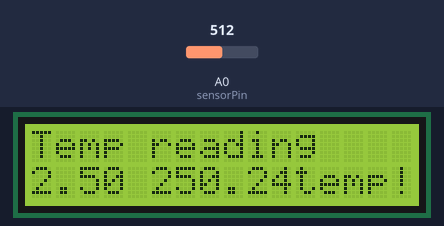
Recording of a sketch running on a simulated Arduino Uno, built with avr-gcc and run on an emulated ATmega328P. Shown: 16×2 character LCD. The inputs (shaded band) are chosen by the test bench; at power-on: A0 (sensorPin) = 512.

Above: at 1.2 s.
1.3 s: A0 (sensorPin) set to 716
At 3.7 s:
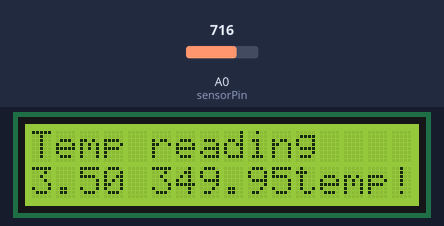
4.2 s: A0 (sensorPin) set to 900
At 5.8 s:
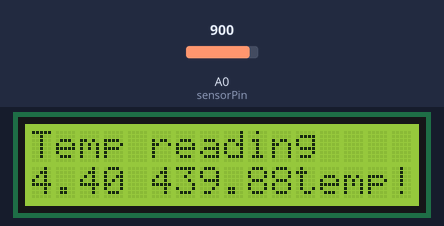
6.9 s: A0 (sensorPin) set to 1023
At 9.1 s:
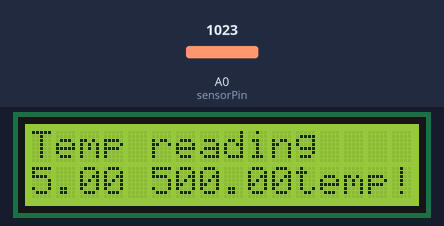
Timing chart, 0 to 10.6 s (numbered marks = the images above; inputs shaded):
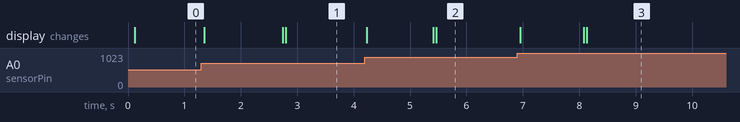

The sketch:

sketch_jan9a.ino
```cpp
#include <LiquidCrystal.h>


const int rs = 12, en = 11, d4 = 5, d5 = 4, d6 = 3, d7 = 2;
LiquidCrystal lcd(rs, en, d4, d5, d6, d7);
int sensorPin = A0;    // input pin for the potentiometer
int sensorValue = 0;
float Voltage=0;      // variable used to calculate the tempreture
float Tempreture=0;      // variable used to calculate the tempreture
volatile bool Dt_tX = false;
 int count = 0;

void setup() {
  // set up the LCD's number of columns and rows:
  lcd.begin(16, 2);
  // Print a message to the LCD.
  lcd.print("Temp reading");
  Serial.begin(115200);
}
void on_data_received(char analogRead(char data)) {
  // Set the internal signal high
  Dt_tX = true;
}

void loop() {

// read the value from the sensor:
  sensorValue = analogRead(sensorPin);  // reading analog
  Voltage = sensorValue * 5.0 / 1023.0; // calculating voltage
  // Map the sensor value to LED brightness levels
  Tempreture=Voltage*100  ;


  on_data_received(analogRead(sensorPin));
  // set the cursor to column 0, line 1
  // (note: line 1 is the second row, since counting begins with 0):
  if (Dt_tX = true) {
    Dt_tX = false;
    lcd.setCursor(0, 1);
    // print the number of seconds since reset:
    lcd.print(Voltage);
    lcd.setCursor(5, 1);
    // print the number of seconds since reset:
    lcd.print(Tempreture);
    if (Tempreture >= 30) {
      lcd.setCursor(11, 1);
      // print the number of seconds since reset:
      lcd.print("temp!");
    }

    if (count % 50 == 0) {
      lcd.setCursor(0, 1);
      // print the number of seconds since reset:
      lcd.print("                  ");
    }

    count++;
    delay(50);  //wait 10ms
  }
}
```

Measured:
- after the input at 1.3 s, the display: changes after 0.05 s (image 1)
- after the input at 4.2 s, the display: changes at once (image 2)
- after the input at 6.9 s, the display: changes after 0.06 s (image 3)
